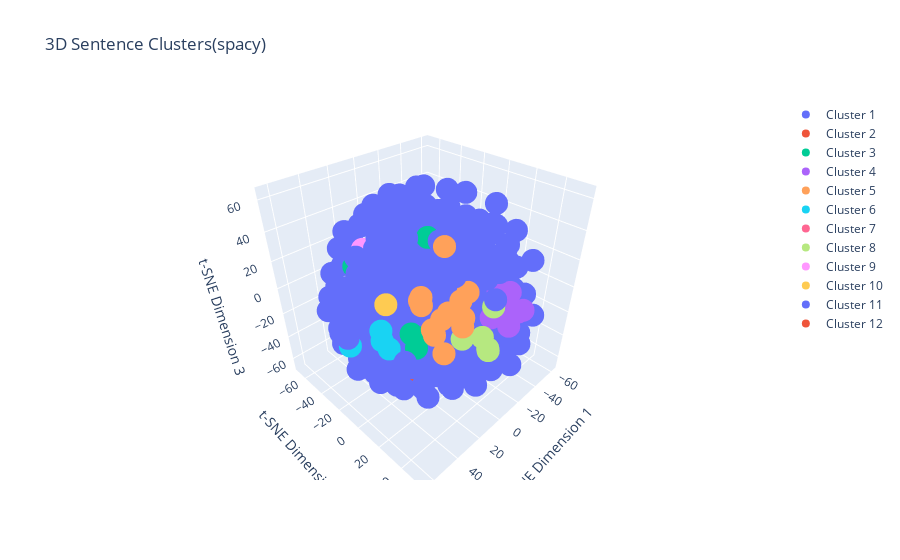

The cell this chart's notebook holds for it:
### Code cell
# Perform t-SNE dimensionality reduction for 3D visualization
perplexity_value = min(30, len(spacy_) - 1)
tsne_3d = TSNE(n_components=3,perplexity=perplexity_value, random_state=0)
reduced_vectors_3d = tsne_3d.fit_transform(spacy_)

fig = go.Figure()

for i in range(num_clusters):
    indices = labels_spacy == i
    fig.add_trace(go.Scatter3d(
        x=reduced_vectors_3d[indices, 0],
        y=reduced_vectors_3d[indices, 1],
        z=reduced_vectors_3d[indices, 2],
        mode='markers',
        name=f'Cluster {i+1}'
    ))

fig.update_layout(title='3D Sentence Clusters(spacy)',
                  scene=dict(xaxis_title='t-SNE Dimension 1',
                             yaxis_title='t-SNE Dimension 2',
                             zaxis_title='t-SNE Dimension 3'))
fig.show()
